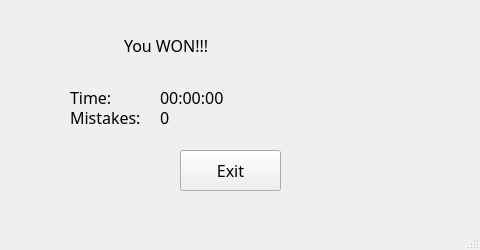
<?xml version="1.0" encoding="UTF-8"?>
<ui version="4.0">
 <class>MainWindow</class>
 <widget class="QMainWindow" name="MainWindow">
  <property name="geometry">
   <rect>
    <x>0</x>
    <y>0</y>
    <width>480</width>
    <height>250</height>
   </rect>
  </property>
  <property name="windowTitle">
   <string>MainWindow</string>
  </property>
  <widget class="QWidget" name="centralwidget">
   <widget class="QLabel" name="infoLabel">
    <property name="geometry">
     <rect>
      <x>70</x>
      <y>0</y>
      <width>290</width>
      <height>90</height>
     </rect>
    </property>
    <property name="font">
     <font>
      <family>MV Boli</family>
      <pointsize>12</pointsize>
     </font>
    </property>
    <property name="text">
     <string>             You WON!!!</string>
    </property>
   </widget>
   <widget class="QLabel" name="labelT">
    <property name="geometry">
     <rect>
      <x>70</x>
      <y>90</y>
      <width>80</width>
      <height>15</height>
     </rect>
    </property>
    <property name="font">
     <font>
      <family>MV Boli</family>
      <pointsize>12</pointsize>
     </font>
    </property>
    <property name="text">
     <string>Time:</string>
    </property>
   </widget>
   <widget class="QLabel" name="timeLabel">
    <property name="geometry">
     <rect>
      <x>160</x>
      <y>90</y>
      <width>140</width>
      <height>15</height>
     </rect>
    </property>
    <property name="font">
     <font>
      <family>MV Boli</family>
      <pointsize>12</pointsize>
     </font>
    </property>
    <property name="text">
     <string>00:00:00</string>
    </property>
   </widget>
   <widget class="QLabel" name="labelM">
    <property name="geometry">
     <rect>
      <x>70</x>
      <y>110</y>
      <width>80</width>
      <height>15</height>
     </rect>
    </property>
    <property name="font">
     <font>
      <family>MV Boli</family>
      <pointsize>12</pointsize>
     </font>
    </property>
    <property name="text">
     <string>Mistakes:</string>
    </property>
   </widget>
   <widget class="QLabel" name="errorsLabel">
    <property name="geometry">
     <rect>
      <x>160</x>
      <y>110</y>
      <width>50</width>
      <height>15</height>
     </rect>
    </property>
    <property name="font">
     <font>
      <family>MV Boli</family>
      <pointsize>12</pointsize>
     </font>
    </property>
    <property name="text">
     <string>0</string>
    </property>
   </widget>
   <widget class="QPushButton" name="exitButton">
    <property name="geometry">
     <rect>
      <x>180</x>
      <y>150</y>
      <width>101</width>
      <height>41</height>
     </rect>
    </property>
    <property name="font">
     <font>
      <family>MV Boli</family>
      <pointsize>12</pointsize>
     </font>
    </property>
    <property name="text">
     <string>Exit</string>
    </property>
   </widget>
  </widget>
  <widget class="QMenuBar" name="menubar">
   <property name="geometry">
    <rect>
     <x>0</x>
     <y>0</y>
     <width>480</width>
     <height>21</height>
    </rect>
   </property>
  </widget>
  <widget class="QStatusBar" name="statusbar"/>
 </widget>
 <resources/>
 <connections/>
</ui>
